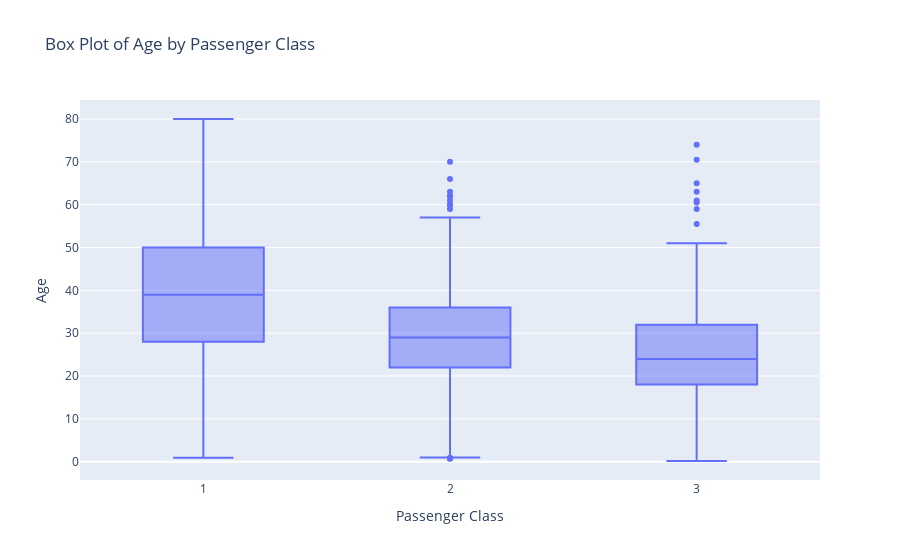

The notebook cell saved with this chart:
### Markdown cell above
## 6. Create a box plot of the age by passenger class

### Code cell
fig = px.box(
    titanic,
    x="pclass",
    y="age",
    title="Box Plot of Age by Passenger Class",
    labels={"pclass": "Passenger Class", "age": "Age"}
)
fig.show()

### Figure 1 — Plotly figure (JSON) as saved in the notebook; plotly's stock layout.template omitted (floating-point values rounded to 4 significant figures; data arrays with more than 128 entries replaced by an {"elided": "..."} marker saying what was removed)
{"data": [{"alignmentgroup": "True", "hovertemplate": "Passenger Class=%{x}<br>Age=%{y}<extra></extra>", "legendgroup": "", "marker": {"color": "#636efa"}, "name": "", "notched": false, "offsetgroup": "", "orientation": "v", "showlegend": false, "type": "box", "x": {"elided": "1309 int values"}, "x0": " ", "xaxis": "x", "y": {"elided": "1309 float values"}, "y0": " ", "yaxis": "y"}], "layout": {"autosize": true, "boxmode": "group", "legend": {"tracegroupgap": 0}, "title": {"text": "Box Plot of Age by Passenger Class"}, "xaxis": {"anchor": "y", "autorange": true, "domain": [0, 1], "range": [0.5, 3.5], "title": {"text": "Passenger Class"}, "type": "linear"}, "yaxis": {"anchor": "x", "autorange": true, "domain": [0, 1], "range": [-4.268, 84.44], "title": {"text": "Age"}, "type": "linear"}}}
